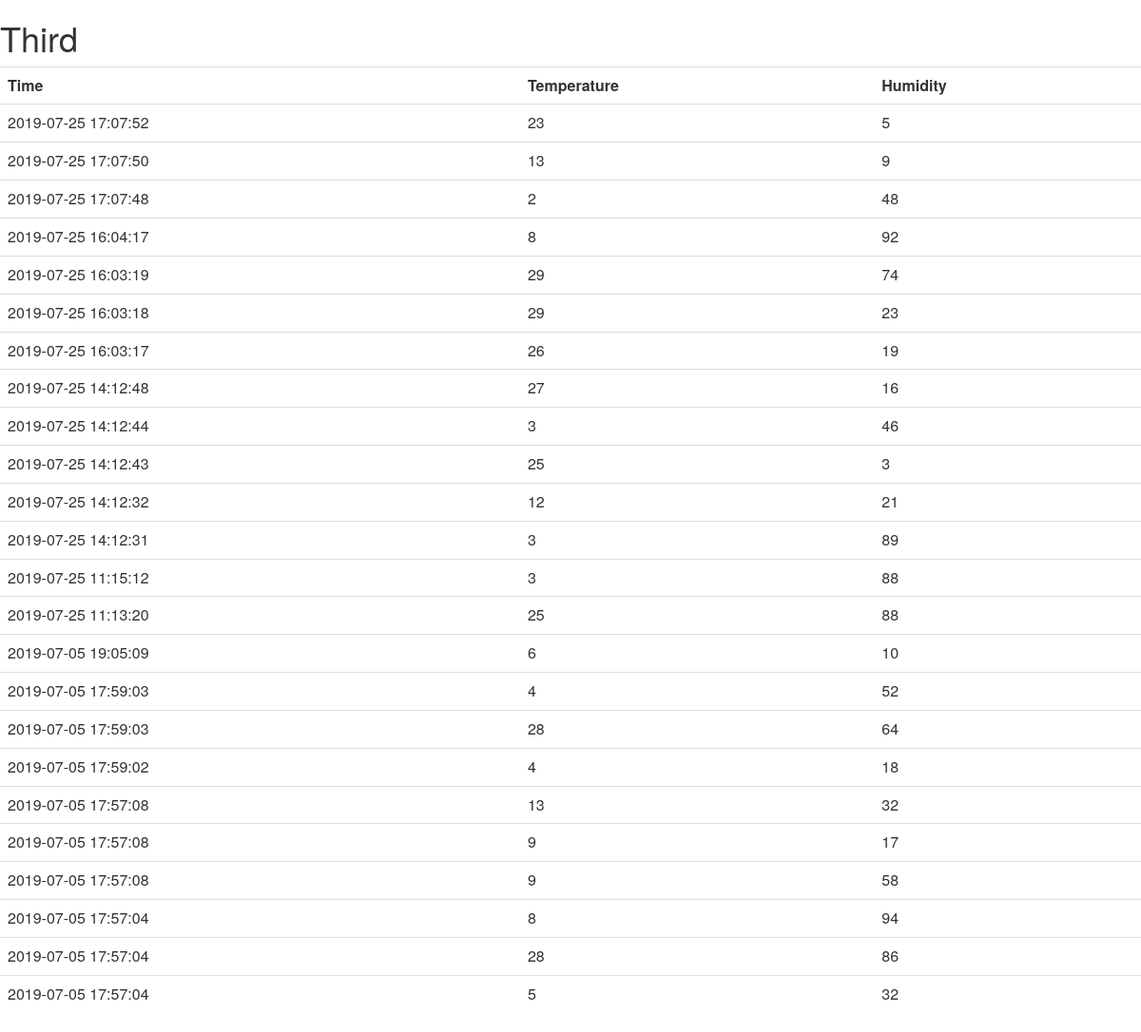
Before: /devices/Third with the older database file.
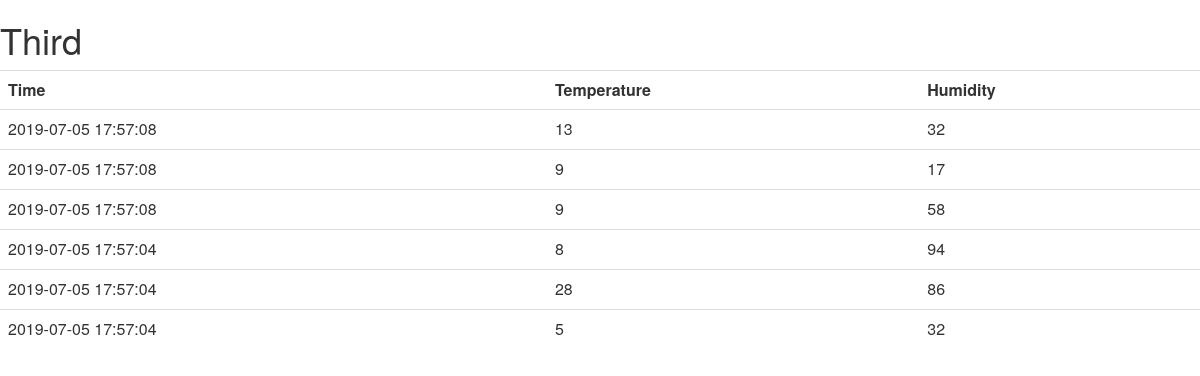
After: the same page with the newer database file.
### tables this page shows
CREATE TABLE nodes(id INTEGER PRIMARY KEY AUTOINCREMENT, name TEXT);

CREATE TABLE readings(id INTEGER, nodeid INTEGER, datetime TEXT, temperature NUMERIC, humidity NUMERIC, FOREIGN KEY (nodeid) REFERENCES nodes(id));

### app.py (the view)
@app.route("/devices/<name>")
def getDevice(name):
    conn=sqlite3.connect('sensors.db')
    conn.row_factory = dict_factory
    c=conn.cursor()
    c.execute("""SELECT nodes.id FROM nodes WHERE nodes.name = (?) LIMIT 1""", (name,))
    nid = c.fetchall()
    devID = nid[0]['id']
    c.execute("""SELECT readings.datetime, readings.temperature,
			 readings.humidity FROM readings WHERE readings.nodeid = (?) ORDER BY readings.datetime desc""", (devID,))
    readings = c.fetchall()
    return render_template('devices.html', readings = readings, name = name)

### app.py (called while the page is built)
def dict_factory(cursor, row):
    d = {}
    for idx, col in enumerate(cursor.description):
        d[col[0]] = row[idx]
    return d

### templates/devices.html
{% extends "main.html" %}
{% block content %}
<h1>{{name}}</h1>
<table class="table table-hover">
          <tr>
          <th>Time</th>
          <th>Temperature</th>
          <th>Humidity</th>
          </tr>
          {% for entry in readings %}
                 <tr>
                 <td>{{entry.datetime}}</td>
                 <td>{{entry.temperature}}</td>
                 <td>{{entry.humidity}}</td>
		 </tr>
  	  {%endfor%}
 </table>
{% endblock %}

### templates/main.html (shortened to what this page needs)
<!DOCTYPE>
<head>
<link rel="stylesheet" href="https://maxcdn.bootstrapcdn.com/bootstrap/3.3.6/css/bootstrap.min.css">
   <link rel="stylesheet" href="https://maxcdn.bootstrapcdn.com/bootstrap/3.3.6/css/bootstrap-theme.min.css">
</head>
<body>
<div>
	{% block content %}{% endblock %}
</div>
</body>
</html>

Changed rows visible on the page:
removed readings: datetime "2019-07-25 17:07:52", temperature "23", humidity "5"
removed readings: datetime "2019-07-25 17:07:50", temperature "13", humidity "9"
removed readings: datetime "2019-07-25 17:07:48", temperature "2", humidity "48"
removed readings: datetime "2019-07-25 16:04:17", temperature "8", humidity "92"
removed readings: datetime "2019-07-25 16:03:19", temperature "29", humidity "74"
removed readings: datetime "2019-07-25 16:03:18", temperature "29", humidity "23"
removed readings: datetime "2019-07-25 16:03:17", temperature "26", humidity "19"
removed readings: datetime "2019-07-25 14:12:48", temperature "27", humidity "16"
removed readings: datetime "2019-07-25 14:12:44", temperature "3", humidity "46"
removed readings: datetime "2019-07-25 14:12:43", temperature "25", humidity "3"
removed readings: datetime "2019-07-25 14:12:32", temperature "12", humidity "21"
removed readings: datetime "2019-07-25 14:12:31", temperature "3", humidity "89"
removed readings: datetime "2019-07-25 11:15:12", temperature "3", humidity "88"
removed readings: datetime "2019-07-25 11:13:20", temperature "25", humidity "88"
removed readings: datetime "2019-07-05 19:05:09", temperature "6", humidity "10"
removed readings: datetime "2019-07-05 17:59:03", temperature "4", humidity "52"
removed readings: datetime "2019-07-05 17:59:03", temperature "28", humidity "64"
removed readings: datetime "2019-07-05 17:59:02", temperature "4", humidity "18"
